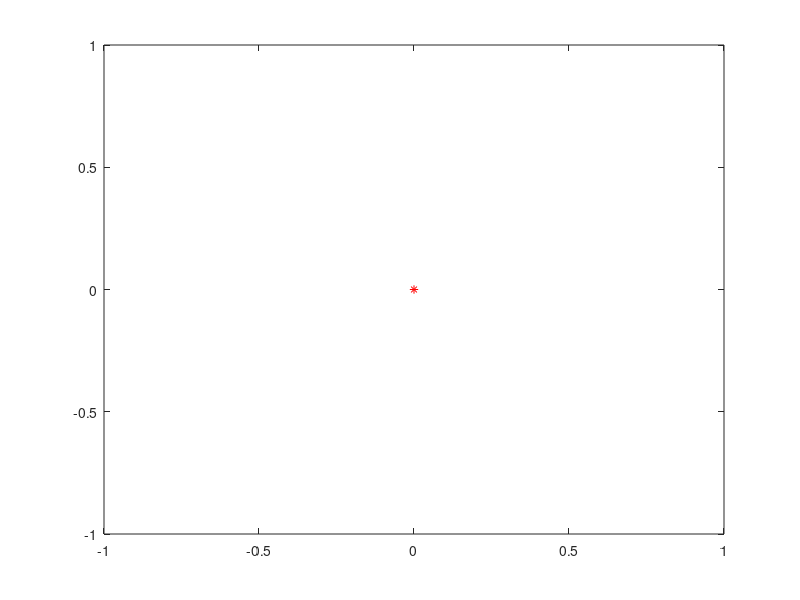

Source code (MATLAB): (Note: this script raises an error after producing the figure.)
clc
clear all
close all

dt = 0.01;
slip_FL = 0.0015;
slip_FR = 0.0015;
slip_RR = 0;
slip_RL = 0;
steerAngle = 0.001;
u = [slip_FL slip_FR slip_RL slip_RR steerAngle];

x = [0,0,0];
%       m  = p(1);   /* Vehicle mass.                    */
%       a  = p(2);   /* Distance from front axle to COG. */
%       b  = p(3);   /* Distance from rear axle to COG.  */
%       Cx = p(4);   /* Longitudinal tire stiffness.     */
%       Cy = p(5);   /* Lateral tire stiffness.          */
%       CA = p(6);   /* Air resistance coefficient.      */
param = [1700 1.5 1.5 1.5e5 4e4 0.5];

% pos_x = 0;
% pos_y = 0;
pos = [0 0 0];
N = 200;
for i=1:N
    plot(pos(1),pos(2),'*r');    
    delta = compute_dx(x(i,:),u,param,dt);
    x(i+1,:) = x(i,:) + delta*dt;
%     slipAngle_F = u(5) - atan2(x(i,2)+param(2)*x(i,3),x(i,1));
%     slipAngle_R = atan2(param(3)*x(i,3)-x(i,2),x(i,1));
%     slip(i,:) = [slipAngle_F, slipAngle_R];
    pos = pos + x(i,:);
    hold on;
    %drawnow; 
    %pause(0.5);
end